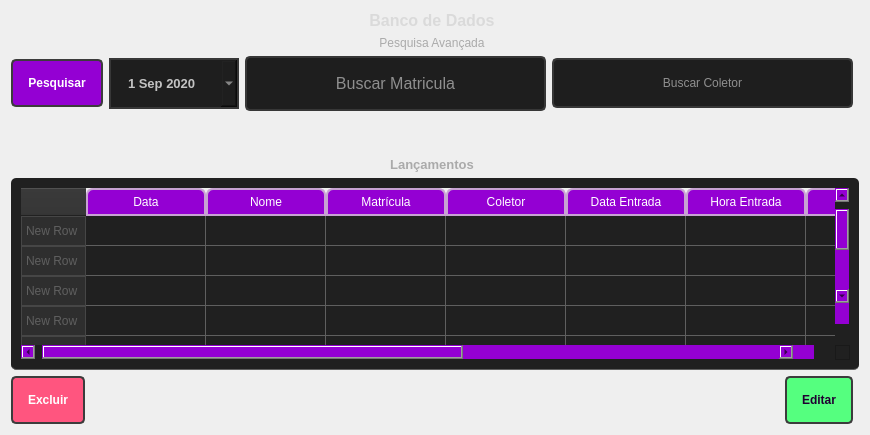
            <widget class="QWidget" name="page_3">
             <layout class="QGridLayout" name="gridLayout_2">
              <item row="2" column="0">
               <spacer name="verticalSpacer_2">
                <property name="orientation">
                 <enum>Qt::Vertical</enum>
                </property>
                <property name="sizeType">
                 <enum>QSizePolicy::Fixed</enum>
                </property>
                <property name="sizeHint" stdset="0">
                 <size>
                  <width>20</width>
                  <height>40</height>
                 </size>
                </property>
               </spacer>
              </item>
              <item row="1" column="0">
               <layout class="QVBoxLayout" name="verticalLayout_7">
                <item>
                 <widget class="QLabel" name="version_3">
                  <property name="text">
                   <string>&lt;html&gt;&lt;head/&gt;&lt;body&gt;&lt;p align=&quot;center&quot;&gt;&lt;span style=&quot; color:#aaaaaa;&quot;&gt;Pesquisa Avançada&lt;/span&gt;&lt;/p&gt;&lt;/body&gt;&lt;/html&gt;</string>
                  </property>
                  <property name="alignment">
                   <set>Qt::AlignRight|Qt::AlignTrailing|Qt::AlignVCenter</set>
                  </property>
                 </widget>
                </item>
                <item>
                 <layout class="QHBoxLayout" name="horizontalLayout_13">
                  <item>
                   <widget class="QPushButton" name="btn_pesquisar">
                    <property name="font">
                     <font>
                      <weight>75</weight>
                      <bold>true</bold>
                     </font>
                    </property>
                    <property name="styleSheet">
                     <string notr="true">QPushButton {	
	background-color: rgb(148, 0, 211);
	border: 2px solid rgb(60, 60, 60);
		border-radius: 5px;
	padding: 15px;
	color:rgb(255,255,255)
}
QPushButton:hover {	
	background-color: rgb(200, 162, 200);
	border: 2px solid rgb(70, 70, 70);
}
QPushButton:pressed {	
	background-color: rgb(153, 51, 153);
	border: 2px solid rgb(153, 51, 153);	
	color: rgb(255, 255, 255);
	
}</string>
                    </property>
                    <property name="text">
                     <string>Pesquisar</string>
                    </property>
                   </widget>
                  </item>
                  <item>
                   <widget class="QDateEdit" name="dateEdit_pesquisa">
                    <property name="font">
                     <font>
                      <family>Segoe UI</family>
                      <pointsize>10</pointsize>
                      <weight>75</weight>
                      <italic>false</italic>
                      <bold>true</bold>
                     </font>
                    </property>
                    <property name="styleSheet">
                     <string notr="true">QDateEdit{	
	
	border: 2px solid rgb(55, 55,55);
	padding: 15px;
	background-color: rgb(30, 30, 30);	
	color: rgb(195, 195, 195);

}


QCalendarWidget QToolButton {

height:40px;
width:100px;
color:white;
font-size:20px;
icon-size:25px,25px;
background-color:rgb(143,0,211);
 
}

QLabel {
 
color:rgb(255, 0, 0)
 
 
}
QCalendarWidget  QWidget{
 
alternate-background-color:rgb(255,255,255)
 
 
 
}
 QCalendarWidget QAbstractItemView:enabled {
 
 
font-size:18px;
color:rgb(180,180,180);
background-color:black;
selection-background-color:rgb(64,64,64);
selection-color:rgb(0,255,0);
 
 
 
}

</string>
                    </property>
                    <property name="inputMethodHints">
                     <set>Qt::ImhPreferNumbers</set>
                    </property>
                    <property name="frame">
                     <bool>true</bool>
                    </property>
                    <property name="buttonSymbols">
                     <enum>QAbstractSpinBox::UpDownArrows</enum>
                    </property>
                    <property name="minimumDate">
                     <date>
                      <year>2020</year>
                      <month>9</month>
                      <day>1</day>
                     </date>
                    </property>
                    <property name="calendarPopup">
                     <bool>true</bool>
                    </property>
                   </widget>
                  </item>
                  <item>
                   <widget class="QLineEdit" name="lineEdit_buscar_matricula">
                    <property name="font">
                     <font>
                      <family>Segoe UI</family>
                      <pointsize>12</pointsize>
                      <weight>9</weight>
                      <italic>false</italic>
                      <bold>false</bold>
                     </font>
                    </property>
                    <property name="styleSheet">
                     <string notr="true">QLineEdit {
	
	font: 75 12pt &quot;Segoe UI&quot;;
	border: 2px solid rgb(55, 55,55);
	border-radius: 5px;
	padding: 15px;
	background-color: rgb(30, 30, 30);	
	color: rgb(255, 255, 255);
}
QLineEdit:hover {
	border: 2px solid rgb(55, 55, 55);
}
QLineEdit:focus {
	border: 2px solid rgb(148, 0, 211);	
	color: rgb(148, 0, 211);
}
</string>
                    </property>
                    <property name="alignment">
                     <set>Qt::AlignCenter</set>
                    </property>
                    <property name="placeholderText">
                     <string>Buscar Matricula</string>
                    </property>
                   </widget>
                  </item>
                  <item>
                   <widget class="QLineEdit" name="lineEdit_buscar_coletor">
                    <property name="styleSheet">
                     <string notr="true">QLineEdit {
	
	font: 75 12pt &quot;Segoe UI&quot;;
	border: 2px solid rgb(55, 55,55);
	border-radius: 5px;
	padding: 15px;
	background-color: rgb(30, 30, 30);	
	color: rgb(255, 255, 255);
}
QLineEdit:hover {
	border: 2px solid rgb(55, 55, 55);
}
QLineEdit:focus {
	border: 2px solid rgb(148, 0, 211);	
	color: rgb(148, 0, 211);
}
</string>
                    </property>
                    <property name="alignment">
                     <set>Qt::AlignCenter</set>
                    </property>
                    <property name="placeholderText">
                     <string>Buscar Coletor</string>
                    </property>
                   </widget>
                  </item>
                 </layout>
                </item>
               </layout>
              </item>
              <item row="5" column="0" colspan="2">
               <widget class="QTableWidget" name="table_banco_lancamento">
                <property name="styleSheet">
                 <string notr="true">QTableWidget {	
	background-color: rgb(32, 32, 32);
	padding: 10px;
	border-radius: 5px;
	gridline-color: rgb(95, 95, 95);
	border-bottom: 1px solid rgb(95, 95, 95);
	color:rgb(255,255,255);

}
QTableWidget::item{
	border-color: rgb(95, 95, 95);
	padding-left: 5px;
	padding-right: 5px;
	gridline-color: rgb(95, 95, 95);
}
QTableWidget::item:selected{
	background-color: rgb(153, 51, 153);
}
QScrollBar:horizontal {
    border: none;
    background:  rgb(148, 0, 211);
    height: 14px;
    margin: 0px 21px 0 21px;
	border-radius: 0px;
}
 QScrollBar:vertical {
	border: none;
    background: rgb(148, 0, 211);
    width: 10px;
    margin: 11px 0 11px 0;
	border-radius: 0px;
 }

QHeaderView::section:horizontal
{
    border: 2px solid rgb(200,162, 211);
	background-color: rgb(148, 0, 211);
	color: rgb(255,255,255);
	
	padding: 3px;
	border-top-left-radius: 7px;
    border-top-right-radius: 7px;
}
 QScrollBar:vertical {
	border: none;
    background: rgb(148, 0, 211);
    width: 14px;
    margin: 21px 0 21px 0;
	border-radius: 0px;
 }

QScrollBar:horizontall {
	border: none;
    background: rgb(148, 0, 211);
    width: 14px;
    margin: 21px 0 21px 0;
	border-radius: 0px;
 }
QHeaderView::section
{
    background-color:rgb(46,46,46);
    color: rgb(95,95,95);
    padding-left: 4px;
    border: 1px solid rgb(70,70,70)}

QWidget:item:hover
{
    background-color: rgb(143,0,211);
    color: rgb(255,255,255);
}
QWidget:focus
{
    border: 2px solid rgb(143,0,211)
}

QTableWidget QTableCornerButton::section{
	
	background-color: rgb(46,46,46);
}

</string>
                </property>
                <attribute name="horizontalHeaderDefaultSectionSize">
                 <number>120</number>
                </attribute>
                <attribute name="verticalHeaderMinimumSectionSize">
                 <number>30</number>
                </attribute>
                <row>
                 <property name="text">
                  <string>New Row</string>
                 </property>
                </row>
                <row>
                 <property name="text">
                  <string>New Row</string>
                 </property>
                </row>
                <row>
                 <property name="text">
                  <string>New Row</string>
                 </property>
                </row>
                <row>
                 <property name="text">
                  <string>New Row</string>
                 </property>
                </row>
                <row>
                 <property name="text">
                  <string>New Row</string>
                 </property>
                </row>
                <row>
                 <property name="text">
                  <string>New Row</string>
                 </property>
                </row>
                <row>
                 <property name="text">
                  <string>New Row</string>
                 </property>
                </row>
                <row>
                 <property name="text">
                  <string>New Row</string>
                 </property>
                </row>
                <row>
                 <property name="text">
                  <string>New Row</string>
                 </property>
                </row>
                <row>
                 <property name="text">
                  <string>New Row</string>
                 </property>
                </row>
                <row>
                 <property name="text">
                  <string>New Row</string>
                 </property>
                </row>
                <column>
                 <property name="text">
                  <string>Data</string>
                 </property>
                </column>
                <column>
                 <property name="text">
                  <string>Nome</string>
                 </property>
                </column>
                <column>
                 <property name="text">
                  <string>Matrícula</string>
                 </property>
                </column>
                <column>
                 <property name="text">
                  <string>Coletor</string>
                 </property>
                </column>
                <column>
                 <property name="text">
                  <string>Data Entrada</string>
                 </property>
                </column>
                <column>
                 <property name="text">
                  <string>Hora Entrada</string>
                 </property>
                </column>
                <column>
                 <property name="text">
                  <string>Data Saída</string>
                 </property>
                </column>
                <column>
                 <property name="text">
                  <string>Hora Saída</string>
                 </property>
                </column>
                <column>
                 <property name="text">
                  <string>Série Coletor</string>
                 </property>
                </column>
                <column>
                 <property name="text">
                  <string>Líder</string>
                 </property>
                </column>
                <column>
                 <property name="text">
                  <string>User Lançamento</string>
                 </property>
                </column>
               </widget>
              </item>
              <item row="0" column="0">
               <widget class="QLabel" name="label">
                <property name="font">
                 <font>
                  <pointsize>40</pointsize>
                 </font>
                </property>
                <property name="styleSheet">
                 <string notr="true">color: #FFF;</string>
                </property>
                <property name="text">
                 <string>&lt;html&gt;&lt;head/&gt;&lt;body&gt;&lt;p align=&quot;center&quot;&gt;&lt;span style=&quot; font-size:12pt; font-weight:600; color:#dadada;&quot;&gt;Banco de Dados&lt;/span&gt;&lt;/p&gt;&lt;/body&gt;&lt;/html&gt;</string>
                </property>
                <property name="alignment">
                 <set>Qt::AlignCenter</set>
                </property>
               </widget>
              </item>
              <item row="3" column="0">
               <widget class="QLabel" name="version_2">
                <property name="text">
                 <string>&lt;html&gt;&lt;head/&gt;&lt;body&gt;&lt;p align=&quot;center&quot;&gt;&lt;span style=&quot; font-size:10pt; font-weight:600; color:#aaaaaa;&quot;&gt;Lançamentos&lt;/span&gt;&lt;/p&gt;&lt;/body&gt;&lt;/html&gt;</string>
                </property>
                <property name="alignment">
                 <set>Qt::AlignRight|Qt::AlignTrailing|Qt::AlignVCenter</set>
                </property>
               </widget>
              </item>
              <item row="6" column="0">
               <layout class="QHBoxLayout" name="horizontalLayout_14">
                <property name="spacing">
                 <number>700</number>
                </property>
                <property name="leftMargin">
                 <number>0</number>
                </property>
                <property name="topMargin">
                 <number>0</number>
                </property>
                <property name="bottomMargin">
                 <number>0</number>
                </property>
                <item>
                 <widget class="QPushButton" name="btn_excluir_dados">
                  <property name="font">
                   <font>
                    <weight>75</weight>
                    <bold>true</bold>
                   </font>
                  </property>
                  <property name="styleSheet">
                   <string notr="true">
QPushButton {	
	background-color: rgb(255, 85, 127);
	border: 2px solid rgb(60, 60, 60);
		border-radius: 5px;
	padding: 15px;
	color:rgb(255,255,255)
}
QPushButton:hover {	
	background-color: rgb(255, 95, 137);
	border: 2px solid rgb(70, 70, 70);
}
QPushButton:pressed {	
	background-color: rgb(255, 85, 127);
	border: 2px solid rgb(153, 51, 153);	
	color: rgb(255, 255, 255);
	
}
</string>
                  </property>
                  <property name="text">
                   <string>Excluir</string>
                  </property>
                 </widget>
                </item>
                <item>
                 <widget class="QPushButton" name="btn_editar_dados">
                  <property name="font">
                   <font>
                    <weight>75</weight>
                    <bold>true</bold>
                   </font>
                  </property>
                  <property name="styleSheet">
                   <string notr="true">QPushButton {	
	background-color:rgb(85, 255, 127);
	border: 2px solid rgb(60, 60, 60);
		border-radius: 5px;
	padding: 15px;
	color:rgb(32, 0, 49);
}
QPushButton:hover {	
	background-color:rgb(95, 255, 137);
	border: 2px solid rgb(70, 70, 70);
}
QPushButton:pressed {	
	background-color:rgb(105, 255, 147);
	border: 2px solid rgb(153, 51, 153);	
	color: rgb(255, 255, 255);
	
}

</string>
                  </property>
                  <property name="text">
                   <string>Editar</string>
                  </property>
                 </widget>
                </item>
               </layout>
              </item>
             </layout>
            </widget>
